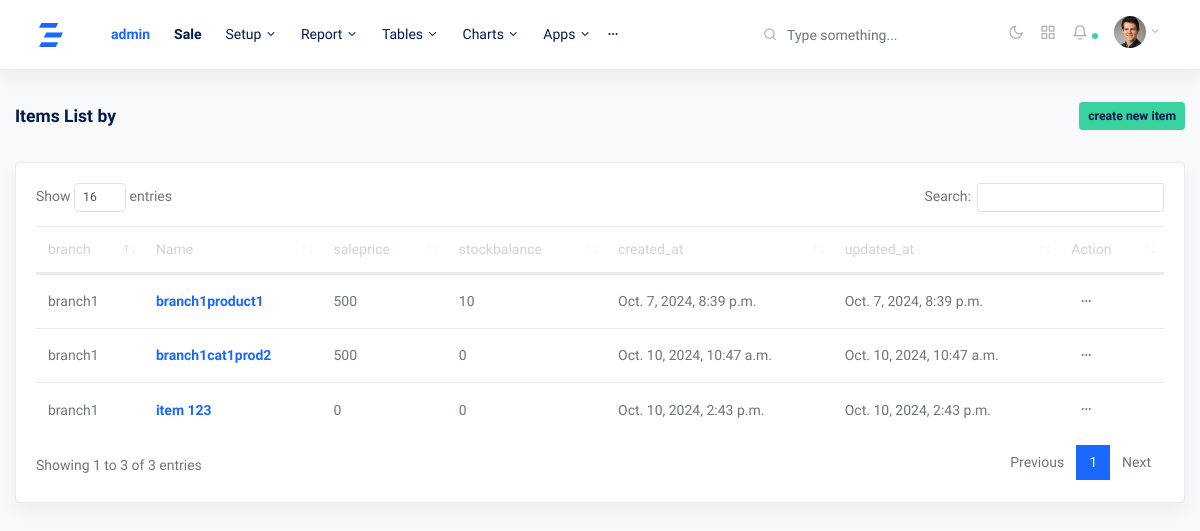
Screenshot of /productview/ (signed in) with the database file from the repository.
### myapp/models.py (models this page shows, shortened)
class product(models.Model):
    branch = models.ForeignKey(branch, on_delete=models.CASCADE, blank=True, null=True)
    photo = models.ImageField(upload_to='', blank=True, null=True)
    name = models.CharField(max_length=255, blank=True, null=True)
    category = models.ForeignKey(category, on_delete=models.CASCADE, blank=True, null=True)
    saleprice = models.PositiveIntegerField(default=0)
    purchaseprice = models.PositiveIntegerField(default=0)
    stockbalance = models.IntegerField(default=0)
    created_at = models.DateTimeField(auto_now_add=True)
    updated_at = models.DateTimeField(auto_now=True)

class branch(models.Model):
    usr = models.ForeignKey(User, on_delete=models.CASCADE, null=True, blank=True)
    branch_name = models.CharField(max_length=225,blank=True, null=True)
    phone = models.CharField(max_length=225,blank=True, null=True)
    address = models.CharField(max_length=225,blank=True, null=True)
    created_at = models.DateTimeField(auto_now_add=True)
    updated_at = models.DateTimeField(auto_now=True)
    def __str__(self):
        return self.branch_name

### myapp/views.py (the view)
# urls.py: path('productview/', productview.as_view(), name='productview'),
class productview(View):
    def get(self, request):
        try:
            branch_id = self.request.session.get("branch_id", None)
            if branch_id is not None:
                products = product.objects.filter(branch=branch_id)
                fm = itemcreateform()
                context = {'products':products, 'fm':fm}
                return render(request, 'productview.html', context)
            else:
                return redirect('myapp:homeview')
        except:
            return redirect('myapp:homeview')

### myapp/forms.py
class itemcreateform(forms.ModelForm):
    class Meta:
        model = product
        fields = ['name', 'saleprice', 'purchaseprice']
        widgets = {
            'name' : forms.TextInput(attrs={'class': 'form-control', 'required':'True'}),
            'saleprice' : forms.NumberInput(attrs={'class': 'form-control'}),
            'purchaseprice' : forms.NumberInput(attrs={'class': 'form-control'}),
        }

### templates/productview.html (shortened to what this page needs)
{% extends 'base.html' %}
{% block content %}
<div class="row justify-content-center">
    <div class="col-12">
        <div class="row align-items-center mb-2">
            <div class="col">
              <h5 class="mb-2 page-title">Items List by {{cat}}</h5>
            </div>
            <div class="col-auto">
              <a href="#" class="btn btn-sm btn-success h5">create new item</a>
            </div>
          </div>
      <div class="row my-4">
        <div class="col-md-12">
          <div class="card shadow">
            <div class="card-body">
              <table class="table datatables" id="categoryview-1">
                <thead>
                  <tr>
                    <th>branch</th>
                    <th>Name</th>
                    <th>saleprice</th>
                    <th>stockbalance</th>
                    <th>created_at</th>
                    <th>updated_at</th>
                    <th>Action</th>
                  </tr>
                </thead>
                <tbody id="categorylist">
                  {% for p in products %}
                  <tr class="prolisttr">
                    <td>{{p.branch}}</td>
                    <td ><strong class="text-primary">{{p.name}}</strong></td>
                    <td>{{p.saleprice}}</td>
                    <td>{{p.stockbalance}}</td>
                    <td>{{p.created_at}}</td>
                    <td>{{p.updated_at}}</td>
                    <td><button class="btn btn-sm dropdown-toggle more-horizontal" type="button" data-toggle="dropdown" aria-haspopup="true" aria-expanded="false">
                      </button>
                    </td>
                  </tr>
                  {% endfor %}
                </tbody>
              </table>
            </div>
          </div>
        </div>
      </div>
    </div>
  </div>
{% endblock content %}

### rows the page displays
product: branch "branch1", name "branch1product1", saleprice "500", stockbalance "10", created_at "Oct. 7, 2024, 8:39 p.m.", updated_at "Oct. 7, 2024, 8:39 p.m."
product: branch "branch1", name "branch1cat1prod2", saleprice "500", stockbalance "0", created_at "Oct. 10, 2024, 10:47 a.m.", updated_at "Oct. 10, 2024, 10:47 a.m."
product: branch "branch1", name "item 123", saleprice "0", stockbalance "0", created_at "Oct. 10, 2024, 2:43 p.m.", updated_at "Oct. 10, 2024, 2:43 p.m."

### other values shown
{{ request.session.branch_name }} "admin"
